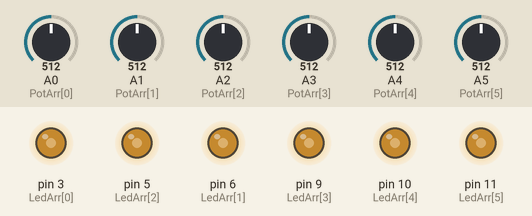
Recording of a sketch running on a simulated Arduino Uno, built with avr-gcc and run on an emulated ATmega328P. On the bench: output pins drawn as LEDs (lit = HIGH). Inputs (shaded band) come from the test bench; at power-on: A0 (PotArr[0]) = 512, A1 (PotArr[1]) = 512, A2 (PotArr[2]) = 512, A3 (PotArr[3]) = 512, A4 (PotArr[4]) = 512, A5 (PotArr[5]) = 512.

Above: at 1.2 s.
1.3 s: A0 (PotArr[0]) set to 716
At 2.5 s:
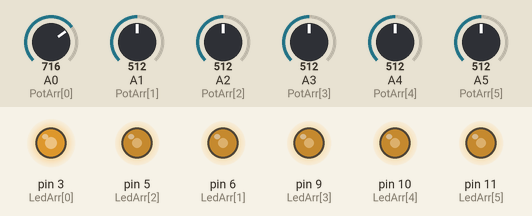
2.8 s: A1 (PotArr[1]) set to 716
At 3.9 s:
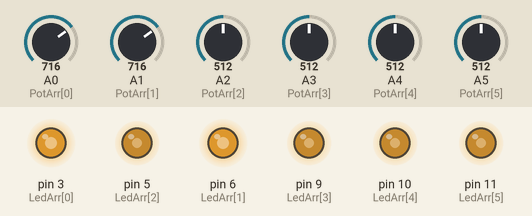
4.3 s: A2 (PotArr[2]) set to 716
At 5.0 s:
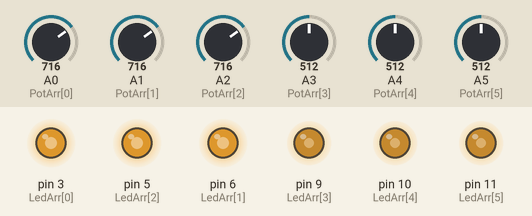
5.8 s: A3 (PotArr[3]) set to 716
At 6.2 s:
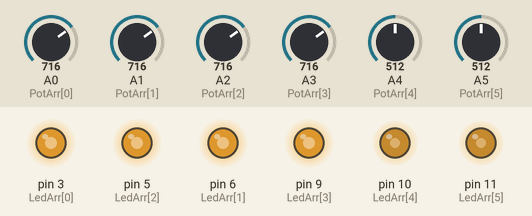
7.3 s: A4 (PotArr[4]) set to 716
At 8.5 s:
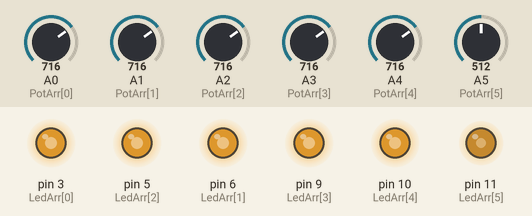
8.8 s: A5 (PotArr[5]) set to 716
At 9.6 s:
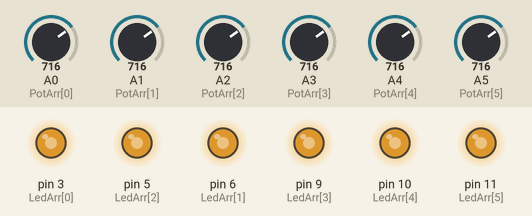
Timing chart, 0 to 11.3 s (numbered marks = the images above; inputs shaded):
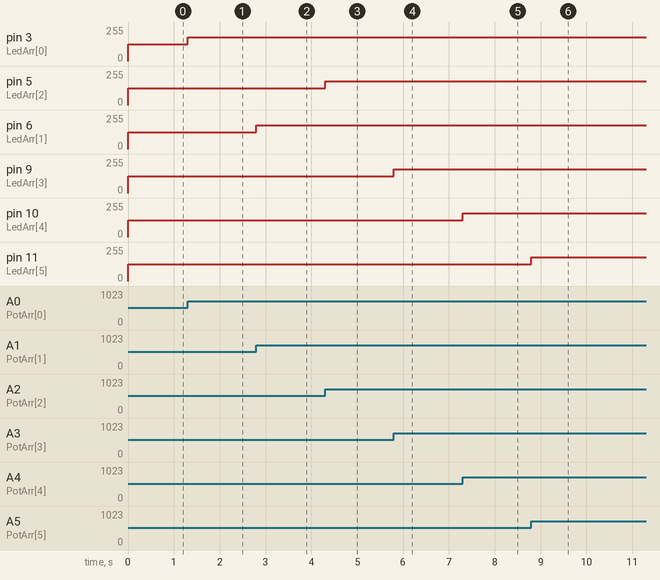

Measured:
- after the input at 1.3 s, pin 3 (LedArr[0]): 127/255 → 178/255 at once
- after the input at 2.8 s, pin 6 (LedArr[1]): 127/255 → 178/255 at once
- after the input at 4.3 s, pin 5 (LedArr[2]): 127/255 → 178/255 at once
- after the input at 5.8 s, pin 9 (LedArr[3]): 127/255 → 178/255 at once
- after the input at 7.3 s, pin 10 (LedArr[4]): 127/255 → 178/255 at once
- after the input at 8.8 s, pin 11 (LedArr[5]): 127/255 → 178/255 at once

The sketch:

sketch_jul19a.ino
```cpp
const int PotNo=6;
const int PotArr[PotNo]={A0,A1,A2,A3,A4,A5};
int PotVal[PotNo]={0,0,0,0,0,0};
const int LedNo=6;
const int LedArr[LedNo]={3,6,5,9,10,11};
int LedVal[LedNo]={0,0,0,0,0,0};
void setup() {
  // put your setup code here, to run once:
  for (int i=0;i<PotNo;i++)
  {
    pinMode(PotArr[i],INPUT);
    pinMode(LedArr[i],OUTPUT);
  }

}

void loop() {
  // put your main code here, to run repeatedly:
  for (int i=0;i<PotNo;i++)
  {
    PotVal[i]=analogRead(PotArr[i]);
    LedVal[i]=map(PotVal[i],0,1024,0,255);
    analogWrite(LedArr[i],LedVal[i]);
  }

}
```
